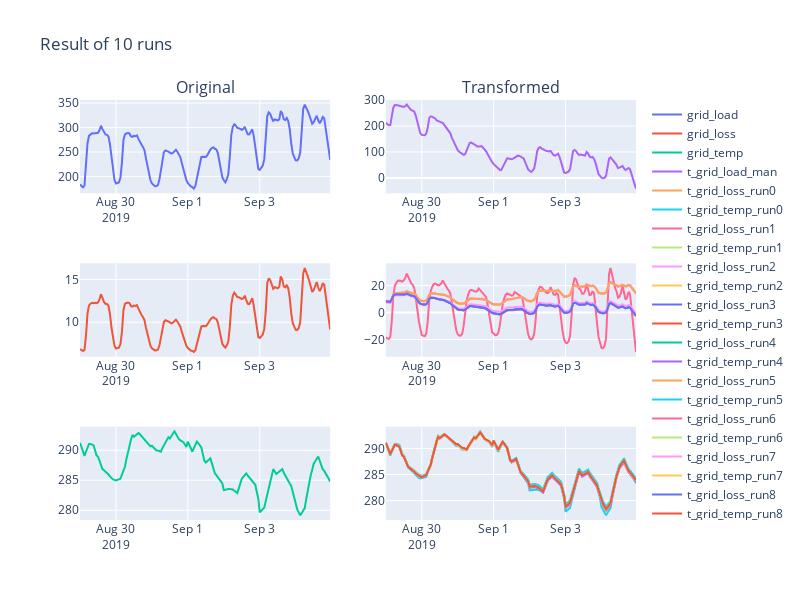

The cell this chart's notebook holds for it:
### Markdown cell above
### Aggregate over all runs

### Code cell
fig = make_subplots(rows=3, cols=2, subplot_titles=("Original", "Transformed"))
fig.add_trace(go.Line(x=data[start_ts_index].index, y=data[start_ts_index]["grid1-load"], name="grid_load"), row=1, col=1)
fig.add_trace(go.Line(x=data[start_ts_index].index, y=data[start_ts_index]["grid1-loss"], name="grid_loss"), row=2, col=1)
fig.add_trace(go.Line(x=data[start_ts_index].index, y=data[start_ts_index]["grid1-temp"], name="grid_temp"), row=3, col=1)
fig.add_trace(go.Line(x=data[start_ts_index].index, y=new_mts_runs[0][0], name="t_grid_load_man"), row=1, col=2)
for i in range(len(new_mts_runs)-1):
    fig.add_trace(go.Line(x=data[start_ts_index].index, y=new_mts_runs[i+1][1], name=f"t_grid_loss_run{i}"), row=2, col=2)
    fig.add_trace(go.Line(x=data[start_ts_index].index, y=new_mts_runs[i+1][2], name=f"t_grid_temp_run{i}"), row=3, col=2)
fig.update_layout(height=600, width=800, title_text=f"Result of {num_runs} runs")
fig.show()

### Figure 1 — Plotly figure (JSON) as saved in the notebook; plotly's stock layout.template omitted (floating-point values rounded to 4 significant figures; data arrays with more than 128 entries replaced by an {"elided": "..."} marker saying what was removed)
{"data": [{"name": "grid_load", "type": "scatter", "x": {"elided": "168 str values"}, "xaxis": "x", "y": {"elided": "168 float values"}, "yaxis": "y"}, {"name": "grid_loss", "type": "scatter", "x": {"elided": "168 str values"}, "xaxis": "x3", "y": {"elided": "168 float values"}, "yaxis": "y3"}, {"name": "grid_temp", "type": "scatter", "x": {"elided": "168 str values"}, "xaxis": "x5", "y": {"elided": "168 float values"}, "yaxis": "y5"}, {"name": "t_grid_load_man", "type": "scatter", "x": {"elided": "168 str values"}, "xaxis": "x2", "y": {"elided": "168 float values"}, "yaxis": "y2"}, {"name": "t_grid_loss_run0", "type": "scatter", "x": {"elided": "168 str values"}, "xaxis": "x4", "y": {"elided": "168 float values"}, "yaxis": "y4"}, {"name": "t_grid_temp_run0", "type": "scatter", "x": {"elided": "168 str values"}, "xaxis": "x6", "y": {"elided": "168 float values"}, "yaxis": "y6"}, {"name": "t_grid_loss_run1", "type": "scatter", "x": {"elided": "168 str values"}, "xaxis": "x4", "y": {"elided": "168 float values"}, "yaxis": "y4"}, {"name": "t_grid_temp_run1", "type": "scatter", "x": {"elided": "168 str values"}, "xaxis": "x6", "y": {"elided": "168 float values"}, "yaxis": "y6"}, {"name": "t_grid_loss_run2", "type": "scatter", "x": {"elided": "168 str values"}, "xaxis": "x4", "y": {"elided": "168 float values"}, "yaxis": "y4"}, {"name": "t_grid_temp_run2", "type": "scatter", "x": {"elided": "168 str values"}, "xaxis": "x6", "y": {"elided": "168 float values"}, "yaxis": "y6"}, {"name": "t_grid_loss_run3", "type": "scatter", "x": {"elided": "168 str values"}, "xaxis": "x4", "y": {"elided": "168 float values"}, "yaxis": "y4"}, {"name": "t_grid_temp_run3", "type": "scatter", "x": {"elided": "168 str values"}, "xaxis": "x6", "y": {"elided": "168 float values"}, "yaxis": "y6"}, {"name": "t_grid_loss_run4", "type": "scatter", "x": {"elided": "168 str values"}, "xaxis": "x4", "y": {"elided": "168 float values"}, "yaxis": "y4"}, {"name": "t_grid_temp_run4", "type": "scatter", "x": {"elided": "168 str values"}, "xaxis": "x6", "y": {"elided": "168 float values"}, "yaxis": "y6"}, {"name": "t_grid_loss_run5", "type": "scatter", "x": {"elided": "168 str values"}, "xaxis": "x4", "y": {"elided": "168 float values"}, "yaxis": "y4"}, {"name": "t_grid_temp_run5", "type": "scatter", "x": {"elided": "168 str values"}, "xaxis": "x6", "y": {"elided": "168 float values"}, "yaxis": "y6"}, {"name": "t_grid_loss_run6", "type": "scatter", "x": {"elided": "168 str values"}, "xaxis": "x4", "y": {"elided": "168 float values"}, "yaxis": "y4"}, {"name": "t_grid_temp_run6", "type": "scatter", "x": {"elided": "168 str values"}, "xaxis": "x6", "y": {"elided": "168 float values"}, "yaxis": "y6"}, {"name": "t_grid_loss_run7", "type": "scatter", "x": {"elided": "168 str values"}, "xaxis": "x4", "y": {"elided": "168 float values"}, "yaxis": "y4"}, {"name": "t_grid_temp_run7", "type": "scatter", "x": {"elided": "168 str values"}, "xaxis": "x6", "y": {"elided": "168 float values"}, "yaxis": "y6"}, {"name": "t_grid_loss_run8", "type": "scatter", "x": {"elided": "168 str values"}, "xaxis": "x4", "y": {"elided": "168 float values"}, "yaxis": "y4"}, {"name": "t_grid_temp_run8", "type": "scatter", "x": {"elided": "168 str values"}, "xaxis": "x6", "y": {"elided": "168 float values"}, "yaxis": "y6"}], "layout": {"annotations": [{"font": {"size": 16}, "showarrow": false, "text": "Original", "x": 0.225, "xanchor": "center", "xref": "paper", "y": 1, "yanchor": "bottom", "yref": "paper"}, {"font": {"size": 16}, "showarrow": false, "text": "Transformed", "x": 0.775, "xanchor": "center", "xref": "paper", "y": 1, "yanchor": "bottom", "yref": "paper"}], "height": 600, "title": {"text": "Result of 10 runs"}, "width": 800, "xaxis": {"anchor": "y", "domain": [0, 0.45]}, "xaxis2": {"anchor": "y2", "domain": [0.55, 1]}, "xaxis3": {"anchor": "y3", "domain": [0, 0.45]}, "xaxis4": {"anchor": "y4", "domain": [0.55, 1]}, "xaxis5": {"anchor": "y5", "domain": [0, 0.45]}, "xaxis6": {"anchor": "y6", "domain": [0.55, 1]}, "yaxis": {"anchor": "x", "domain": [0.7778, 1]}, "yaxis2": {"anchor": "x2", "domain": [0.7778, 1]}, "yaxis3": {"anchor": "x3", "domain": [0.3889, 0.6111]}, "yaxis4": {"anchor": "x4", "domain": [0.3889, 0.6111]}, "yaxis5": {"anchor": "x5", "domain": [0, 0.2222]}, "yaxis6": {"anchor": "x6", "domain": [0, 0.2222]}}}
